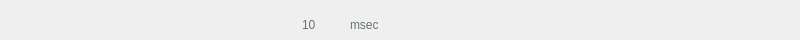
  <widget class="QWidget" name="widget_5" native="true">
   <property name="geometry">
    <rect>
     <x>0</x>
     <y>250</y>
     <width>800</width>
     <height>40</height>
    </rect>
   </property>
   <widget class="QLineEdit" name="lineEdit_5">
    <property name="geometry">
     <rect>
      <x>300</x>
      <y>5</y>
      <width>41</width>
      <height>40</height>
     </rect>
    </property>
    <property name="focusPolicy">
     <enum>Qt::NoFocus</enum>
    </property>
    <property name="styleSheet">
     <string notr="true">QLineEdit
{
    border: none;
font: 14pt &quot;Ubuntu&quot;;
text-align: left;
     background: transparent;
color: rgb(105, 115, 119);
}
QLineEdit:focus
{
    border:none;
    outline: none;
    font: bold 20pt;
    color:white;
text-align: left;
    background-color: qlineargradient(spread:pad, x1:0, y1:0, x2:0, y2:1, stop:0 rgba(48, 60, 76, 255), stop:1 rgba(7, 61, 82, 255));
}

QLineEdit:selected{
    border: none;
    outline: none;
    font: bold 20pt;
    color:white;
    background-color: qlineargradient(spread:pad, x1:0, y1:0, x2:0, y2:1, stop:0 rgba(48, 60, 76, 255), stop:1 rgba(7, 61, 82, 255));
}
</string>
    </property>
    <property name="text">
     <string>10</string>
    </property>
    <property name="echoMode">
     <enum>QLineEdit::Normal</enum>
    </property>
    <property name="alignment">
     <set>Qt::AlignLeading|Qt::AlignLeft|Qt::AlignVCenter</set>
    </property>
    <property name="dragEnabled">
     <bool>false</bool>
    </property>
    <property name="readOnly">
     <bool>true</bool>
    </property>
   </widget>
   <widget class="QListWidget" name="listWidget_5">
    <property name="enabled">
     <bool>true</bool>
    </property>
    <property name="geometry">
     <rect>
      <x>40</x>
      <y>0</y>
      <width>212</width>
      <height>40</height>
     </rect>
    </property>
    <property name="focusPolicy">
     <enum>Qt::WheelFocus</enum>
    </property>
    <property name="styleSheet">
     <string notr="true">QListWidget {
    border:none;
    outline: none;
    icon-size: 40px;
    background: transparent;
    padding-right:20px;
   color:gray;
}

QListWidget::item{
   height:50px;
}

QListWidget:focus{
    border:none;
    outline: none;
}

QListWidget::item:focus{
    border:none;
    outline: none;
    font: bold 20pt;
    color:white;
    background-color: qlineargradient(spread:pad, x1:0, y1:0, x2:0, y2:1, stop:0 rgba(48, 60, 76, 255), stop:1 rgba(7, 61, 82, 255));
}

QListWidget::item:selected{
    border: none;
    outline: none;
    font: bold 20pt;
    color:white;
    background-color: qlineargradient(spread:pad, x1:0, y1:0, x2:0, y2:1, stop:0 rgba(48, 60, 76, 255), stop:1 rgba(7, 61, 82, 255));
}
 </string>
    </property>
   </widget>
   <widget class="QLabel" name="label_8">
    <property name="geometry">
     <rect>
      <x>350</x>
      <y>5</y>
      <width>71</width>
      <height>40</height>
     </rect>
    </property>
    <property name="styleSheet">
     <string notr="true">QLabel
{
font: 15pt  &quot;Ubuntu&quot;;
color: rgb(105, 115, 119);
}
QLabel:focus{
    border:none;
    outline: none;
    font: bold 20pt;
    color:white;
    background-color: qlineargradient(spread:pad, x1:0, y1:0, x2:0, y2:1, stop:0 rgba(48, 60, 76, 255), stop:1 rgba(7, 61, 82, 255));
}

QLabel:selected{
    border: none;
    outline: none;
    font: bold 20pt;
    color:white;
    background-color: qlineargradient(spread:pad, x1:0, y1:0, x2:0, y2:1, stop:0 rgba(48, 60, 76, 255), stop:1 rgba(7, 61, 82, 255));
}
</string>
    </property>
    <property name="text">
     <string>msec</string>
    </property>
   </widget>
  </widget>
